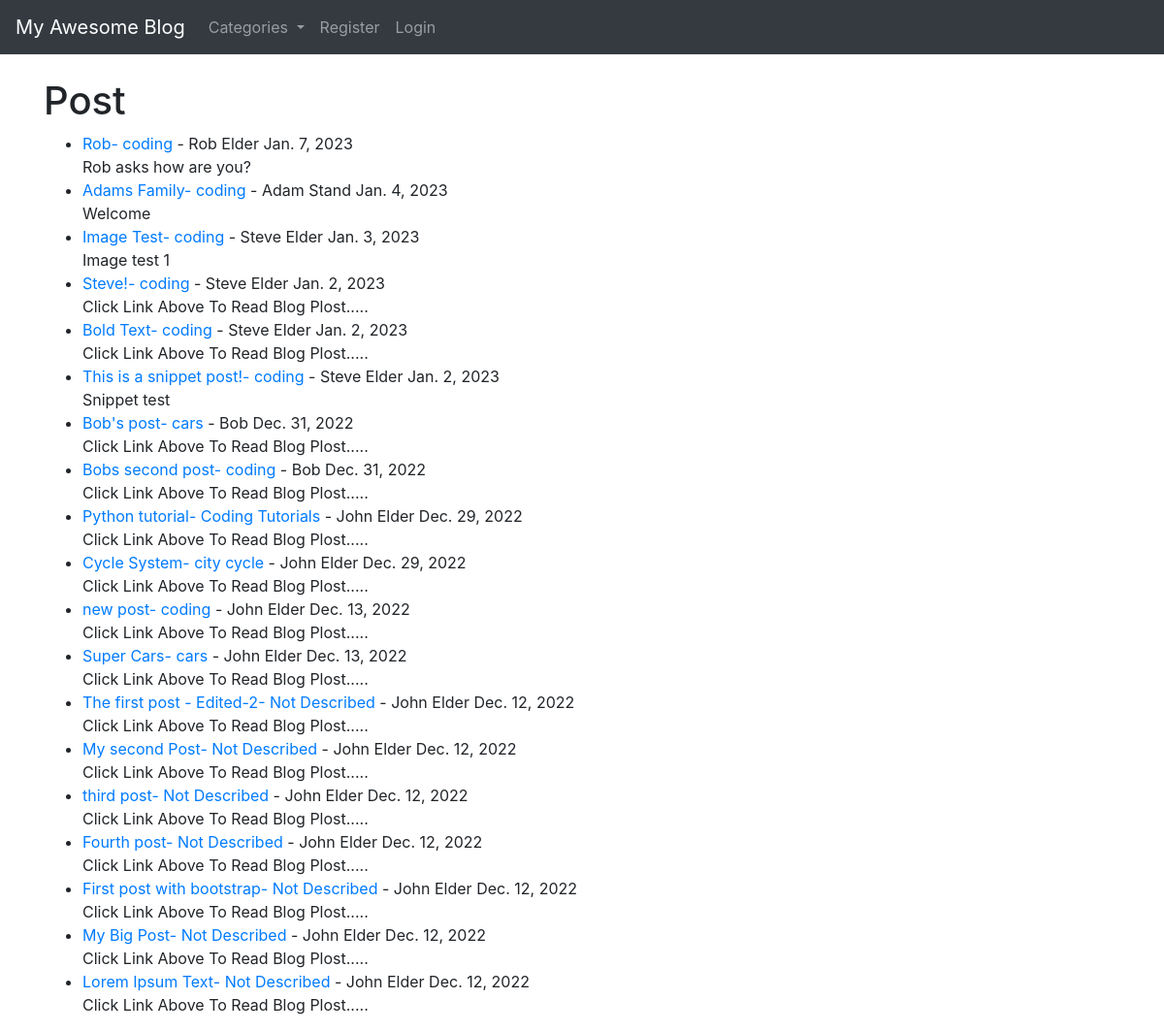
The page / on the database its author committed.
### theblog/models.py (models this page shows, shortened)
class Post(models.Model):
    title = models.CharField(max_length=1000)
    header_image = models.ImageField(null=True, blank=True, upload_to='images/')
    title_tag = models.CharField(max_length=255)
    author = models.ForeignKey(User, on_delete=models.CASCADE)
    body = RichTextField(blank=True, null=True)
    post_date = models.DateField(auto_now_add=True)
    category = models.CharField(max_length=255, default='Not Described')
    snippet = models.CharField(max_length=255)
    likes = models.ManyToManyField(User, related_name='blog_posts')

### theblog/views.py (the view)
# urls.py: path('',HomeView.as_view(),name='home'),
class HomeView(ListView):
    model = Post
    template_name = 'home.html'
    ordering = ['-post_date']
    def get_context_data(self, *args, **kwargs):
        cat_menu = Category.objects.all()
        context = super(HomeView, self).get_context_data(*args, **kwargs)
        context['cat_menu'] = cat_menu
        return context

### theblog/models.py (called while the page is built)
    def __str__(self):
        return self.name

### theblog/templates/home.html (shortened to what this page needs)
{% extends 'base.html' %}
{% block content %}
<h1>Post</h1>
<ul>
{% for post in object_list %}
    <li><a href="{% url 'article-detail' post.pk %}">{{post.title}}-</a>
        <a href="{% url 'category' post.category|slugify %}">{{post.category}}</a> -
        {{post.author.first_name}} {{post.author.last_name}} {{post.post_date}}
         <br/>
        {{post.snippet}}
</li>
{% endfor %}
    </ul>
{% endblock %}

### rows shown on the page
Post: title "Rob", category "coding", author.first_name "Rob", author.last_name "Elder", post_date "Jan. 7, 2023", snippet "Rob asks how are you?"
Post: title "Adams Family", category "coding", author.first_name "Adam", author.last_name "Stand", post_date "Jan. 4, 2023", snippet "Welcome"
Post: title "Image Test", category "coding", author.first_name "Steve", author.last_name "Elder", post_date "Jan. 3, 2023", snippet "Image test 1"
Post: title "Steve!", category "coding", author.first_name "Steve", author.last_name "Elder", post_date "Jan. 2, 2023", snippet "Click Link Above To Read Blog Plost....."
Post: title "Bold Text", category "coding", author.first_name "Steve", author.last_name "Elder", post_date "Jan. 2, 2023", snippet "Click Link Above To Read Blog Plost....."
Post: title "This is a snippet post!", category "coding", author.first_name "Steve", author.last_name "Elder", post_date "Jan. 2, 2023", snippet "Snippet test"
Post: title "Bob's post", category "cars", author.first_name "Bob", post_date "Dec. 31, 2022", snippet "Click Link Above To Read Blog Plost....."
Post: title "Bobs second post", category "coding", author.first_name "Bob", post_date "Dec. 31, 2022", snippet "Click Link Above To Read Blog Plost....."
Post: title "Python tutorial", category "Coding Tutorials", author.first_name "John", author.last_name "Elder", post_date "Dec. 29, 2022", snippet "Click Link Above To Read Blog Plost....."
Post: title "Cycle System", category "city cycle", author.first_name "John", author.last_name "Elder", post_date "Dec. 29, 2022", snippet "Click Link Above To Read Blog Plost....."
Post: title "new post", category "coding", author.first_name "John", author.last_name "Elder", post_date "Dec. 13, 2022", snippet "Click Link Above To Read Blog Plost....."
Post: title "Super Cars", category "cars", author.first_name "John", author.last_name "Elder", post_date "Dec. 13, 2022", snippet "Click Link Above To Read Blog Plost....."
Post: title "The first post - Edited-2", category "Not Described", author.first_name "John", author.last_name "Elder", post_date "Dec. 12, 2022", snippet "Click Link Above To Read Blog Plost....."
Post: title "My second Post", category "Not Described", author.first_name "John", author.last_name "Elder", post_date "Dec. 12, 2022", snippet "Click Link Above To Read Blog Plost....."
Post: title "third post", category "Not Described", author.first_name "John", author.last_name "Elder", post_date "Dec. 12, 2022", snippet "Click Link Above To Read Blog Plost....."
Post: title "Fourth post", category "Not Described", author.first_name "John", author.last_name "Elder", post_date "Dec. 12, 2022", snippet "Click Link Above To Read Blog Plost....."
Post: title "First post with bootstrap", category "Not Described", author.first_name "John", author.last_name "Elder", post_date "Dec. 12, 2022", snippet "Click Link Above To Read Blog Plost....."
Post: title "My Big Post", category "Not Described", author.first_name "John", author.last_name "Elder", post_date "Dec. 12, 2022", snippet "Click Link Above To Read Blog Plost....."
Post: title "Lorem Ipsum Text", category "Not Described", author.first_name "John", author.last_name "Elder", post_date "Dec. 12, 2022", snippet "Click Link Above To Read Blog Plost....."
